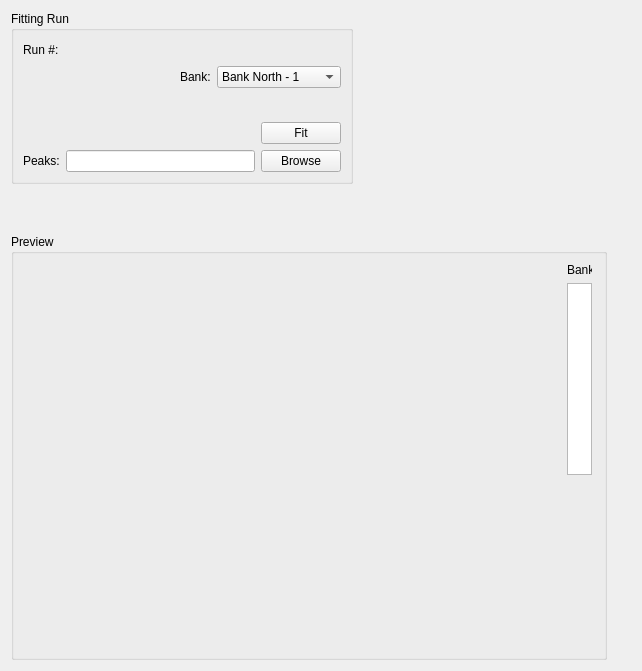
<?xml version="1.0" encoding="UTF-8"?>
<ui version="4.0">
 <class>EnggDiffractionQtTabFitting</class>
 <widget class="QWidget" name="EnggDiffractionQtTabFitting">
  <property name="geometry">
   <rect>
    <x>0</x>
    <y>0</y>
    <width>642</width>
    <height>671</height>
   </rect>
  </property>
  <property name="windowTitle">
   <string>Form</string>
  </property>
  <layout class="QFormLayout" name="formLayout_2">
   <item row="1" column="0">
    <spacer name="verticalSpacer_6">
     <property name="orientation">
      <enum>Qt::Vertical</enum>
     </property>
     <property name="sizeType">
      <enum>QSizePolicy::Maximum</enum>
     </property>
     <property name="sizeHint" stdset="0">
      <size>
       <width>20</width>
       <height>38</height>
      </size>
     </property>
    </spacer>
   </item>
   <item row="2" column="0">
    <widget class="QGroupBox" name="groupBox_fititng_preview">
     <property name="minimumSize">
      <size>
       <width>596</width>
       <height>111</height>
      </size>
     </property>
     <property name="title">
      <string>Preview</string>
     </property>
     <layout class="QFormLayout" name="formLayout">
      <item row="0" column="0">
       <spacer name="horizontalSpacer">
        <property name="orientation">
         <enum>Qt::Horizontal</enum>
        </property>
        <property name="sizeHint" stdset="0">
         <size>
          <width>538</width>
          <height>37</height>
         </size>
        </property>
       </spacer>
      </item>
      <item row="0" column="1">
       <layout class="QVBoxLayout" name="verticalLayout_3">
        <item>
         <widget class="QLabel" name="label_fitting_bank_listView">
          <property name="maximumSize">
           <size>
            <width>25</width>
            <height>16777215</height>
           </size>
          </property>
          <property name="text">
           <string>Bank:</string>
          </property>
         </widget>
        </item>
        <item>
         <widget class="QListView" name="listView_fitting_bank_preview">
          <property name="maximumSize">
           <size>
            <width>25</width>
            <height>300</height>
           </size>
          </property>
         </widget>
        </item>
       </layout>
      </item>
      <item row="1" column="1">
       <spacer name="verticalSpacer">
        <property name="orientation">
         <enum>Qt::Vertical</enum>
        </property>
        <property name="sizeHint" stdset="0">
         <size>
          <width>20</width>
          <height>28</height>
         </size>
        </property>
       </spacer>
      </item>
     </layout>
    </widget>
   </item>
   <item row="0" column="0">
    <widget class="QGroupBox" name="groupBox_focus">
     <property name="title">
      <string>Fitting Run</string>
     </property>
     <layout class="QVBoxLayout" name="verticalLayout">
      <item>
       <layout class="QHBoxLayout" name="horizontalLayout_15">
        <item>
         <widget class="QLabel" name="label_fitting_run_number">
          <property name="text">
           <string>Run #:</string>
          </property>
         </widget>
        </item>
        <item>
         <spacer name="horizontalSpacer_14">
          <property name="orientation">
           <enum>Qt::Horizontal</enum>
          </property>
          <property name="sizeHint" stdset="0">
           <size>
            <width>98</width>
            <height>20</height>
           </size>
          </property>
         </spacer>
        </item>
        <item>
         <widget class="MantidQt::MantidWidgets::MWRunFiles" name="MWRunFiles_fititng_run_num" native="true">
          <property name="text" stdset="0">
           <string/>
          </property>
          <property name="readOnly" stdset="0">
           <bool>false</bool>
          </property>
          <property name="label" stdset="0">
           <string>Run #:</string>
          </property>
          <property name="multipleFiles" stdset="0">
           <bool>true</bool>
          </property>
         </widget>
        </item>
       </layout>
      </item>
      <item>
       <layout class="QHBoxLayout" name="horizontalLayout">
        <item>
         <spacer name="horizontalSpacer_15">
          <property name="orientation">
           <enum>Qt::Horizontal</enum>
          </property>
          <property name="sizeHint" stdset="0">
           <size>
            <width>38</width>
            <height>20</height>
           </size>
          </property>
         </spacer>
        </item>
        <item>
         <widget class="QLabel" name="label_comboBox_fitting_bank">
          <property name="text">
           <string>Bank:</string>
          </property>
         </widget>
        </item>
        <item>
         <widget class="QComboBox" name="comboBox">
          <property name="minimumSize">
           <size>
            <width>111</width>
            <height>0</height>
           </size>
          </property>
          <property name="maximumSize">
           <size>
            <width>240</width>
            <height>16777215</height>
           </size>
          </property>
          <item>
           <property name="text">
            <string>Bank North - 1</string>
           </property>
          </item>
          <item>
           <property name="text">
            <string>Bank South - 2</string>
           </property>
          </item>
          <item>
           <property name="text">
            <string>Both Bank - 1 &amp; 2</string>
           </property>
          </item>
         </widget>
        </item>
       </layout>
      </item>
      <item>
       <spacer name="verticalSpacer_5">
        <property name="orientation">
         <enum>Qt::Vertical</enum>
        </property>
        <property name="sizeType">
         <enum>QSizePolicy::Maximum</enum>
        </property>
        <property name="sizeHint" stdset="0">
         <size>
          <width>20</width>
          <height>28</height>
         </size>
        </property>
       </spacer>
      </item>
      <item>
       <layout class="QHBoxLayout" name="horizontalLayout_3">
        <item>
         <spacer name="horizontalSpacer_3">
          <property name="orientation">
           <enum>Qt::Horizontal</enum>
          </property>
          <property name="sizeHint" stdset="0">
           <size>
            <width>238</width>
            <height>20</height>
           </size>
          </property>
         </spacer>
        </item>
        <item>
         <widget class="QPushButton" name="pushButton_fit">
          <property name="text">
           <string>Fit</string>
          </property>
         </widget>
        </item>
       </layout>
      </item>
      <item>
       <layout class="QHBoxLayout" name="horizontalLayout_8">
        <item>
         <widget class="QLabel" name="label_fitting_peaks">
          <property name="text">
           <string>Peaks:</string>
          </property>
         </widget>
        </item>
        <item>
         <widget class="QLineEdit" name="lineEdit_fitting_peaks">
          <property name="sizePolicy">
           <sizepolicy hsizetype="Expanding" vsizetype="Fixed">
            <horstretch>1</horstretch>
            <verstretch>0</verstretch>
           </sizepolicy>
          </property>
          <property name="text">
           <string/>
          </property>
          <property name="readOnly">
           <bool>true</bool>
          </property>
         </widget>
        </item>
        <item>
         <widget class="QPushButton" name="pushButton_fitting_browse_peaks">
          <property name="text">
           <string>Browse</string>
          </property>
         </widget>
        </item>
       </layout>
      </item>
     </layout>
    </widget>
   </item>
  </layout>
 </widget>
 <customwidgets>
  <customwidget>
   <class>MantidQt::MantidWidgets::MWRunFiles</class>
   <extends>QWidget</extends>
   <header>MantidQtMantidWidgets/MWRunFiles.h</header>
  </customwidget>
 </customwidgets>
 <resources/>
 <connections/>
</ui>
